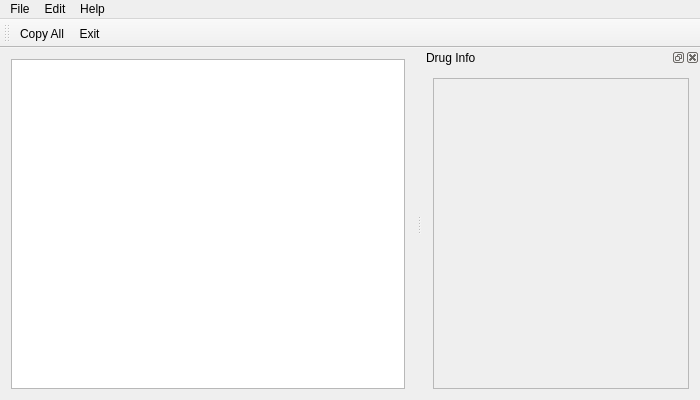
<?xml version="1.0" encoding="UTF-8"?>
<ui version="4.0">
 <class>MainWindow</class>
 <widget class="QMainWindow" name="MainWindow">
  <property name="geometry">
   <rect>
    <x>0</x>
    <y>0</y>
    <width>700</width>
    <height>400</height>
   </rect>
  </property>
  <property name="windowTitle">
   <string>QDrugList</string>
  </property>
  <property name="windowIcon">
   <iconset resource="images.qrc">
    <normaloff>:/images/logo.png</normaloff>:/images/logo.png</iconset>
  </property>
  <property name="toolButtonStyle">
   <enum>Qt::ToolButtonTextUnderIcon</enum>
  </property>
  <widget class="QWidget" name="centralWidget">
   <layout class="QVBoxLayout" name="verticalLayout_3">
    <item>
     <layout class="QVBoxLayout" name="verticalLayout">
      <item>
       <widget class="DrugInputEdit" name="drugListInput"/>
      </item>
     </layout>
    </item>
   </layout>
  </widget>
  <widget class="QMenuBar" name="menuBar">
   <property name="geometry">
    <rect>
     <x>0</x>
     <y>0</y>
     <width>700</width>
     <height>20</height>
    </rect>
   </property>
   <widget class="QMenu" name="menuFile">
    <property name="title">
     <string>File</string>
    </property>
    <addaction name="actionExit"/>
   </widget>
   <widget class="QMenu" name="menuHelp">
    <property name="title">
     <string>Help</string>
    </property>
    <addaction name="actionAbout"/>
   </widget>
   <widget class="QMenu" name="menuEdit">
    <property name="title">
     <string>Edit</string>
    </property>
    <addaction name="actionCopy_All"/>
   </widget>
   <addaction name="menuFile"/>
   <addaction name="menuEdit"/>
   <addaction name="menuHelp"/>
  </widget>
  <widget class="QDockWidget" name="dockWidget">
   <property name="floating">
    <bool>false</bool>
   </property>
   <property name="windowTitle">
    <string>Drug Info</string>
   </property>
   <attribute name="dockWidgetArea">
    <number>2</number>
   </attribute>
   <widget class="QWidget" name="dockWidgetContents">
    <layout class="QVBoxLayout" name="verticalLayout_2">
     <item>
      <widget class="QTextEdit" name="drugInfoBox">
       <property name="enabled">
        <bool>false</bool>
       </property>
       <property name="readOnly">
        <bool>true</bool>
       </property>
       <property name="html">
        <string>&lt;!DOCTYPE HTML PUBLIC &quot;-//W3C//DTD HTML 4.0//EN&quot; &quot;http://www.w3.org/TR/REC-html40/strict.dtd&quot;&gt;
&lt;html&gt;&lt;head&gt;&lt;meta name=&quot;qrichtext&quot; content=&quot;1&quot; /&gt;&lt;style type=&quot;text/css&quot;&gt;
p, li { white-space: pre-wrap; }
&lt;/style&gt;&lt;/head&gt;&lt;body style=&quot; font-family:'Sans Serif'; font-size:10pt; font-weight:400; font-style:normal;&quot;&gt;
&lt;p style=&quot;-qt-paragraph-type:empty; margin-top:0px; margin-bottom:0px; margin-left:0px; margin-right:0px; -qt-block-indent:0; text-indent:0px;&quot;&gt;&lt;br /&gt;&lt;/p&gt;&lt;/body&gt;&lt;/html&gt;</string>
       </property>
      </widget>
     </item>
    </layout>
   </widget>
  </widget>
  <widget class="QToolBar" name="toolBar">
   <property name="windowTitle">
    <string>toolBar</string>
   </property>
   <attribute name="toolBarArea">
    <enum>TopToolBarArea</enum>
   </attribute>
   <attribute name="toolBarBreak">
    <bool>false</bool>
   </attribute>
   <addaction name="actionCopy_All"/>
   <addaction name="actionExit"/>
  </widget>
  <action name="actionAbout">
   <property name="icon">
    <iconset theme="system-help">
     <normaloff/>
    </iconset>
   </property>
   <property name="text">
    <string>About</string>
   </property>
   <property name="shortcut">
    <string>F1</string>
   </property>
  </action>
  <action name="actionExit">
   <property name="icon">
    <iconset theme="application-exit">
     <normaloff/>
    </iconset>
   </property>
   <property name="text">
    <string>Exit</string>
   </property>
   <property name="shortcut">
    <string>Ctrl+Q</string>
   </property>
  </action>
  <action name="actionCopy">
   <property name="icon">
    <iconset theme="edit-copy">
     <normaloff/>
    </iconset>
   </property>
   <property name="text">
    <string>Copy</string>
   </property>
  </action>
  <action name="actionCopy_All">
   <property name="icon">
    <iconset theme="edit-copy">
     <normaloff/>
    </iconset>
   </property>
   <property name="text">
    <string>Copy All</string>
   </property>
   <property name="shortcut">
    <string>Ctrl+C</string>
   </property>
  </action>
  <action name="actionPaste">
   <property name="icon">
    <iconset theme="edit-paste">
     <normaloff/>
    </iconset>
   </property>
   <property name="text">
    <string>Paste</string>
   </property>
   <property name="shortcut">
    <string>Ctrl+V</string>
   </property>
  </action>
 </widget>
 <layoutdefault spacing="6" margin="11"/>
 <customwidgets>
  <customwidget>
   <class>DrugInputEdit</class>
   <extends>QTextEdit</extends>
   <header>druginputedit.h</header>
  </customwidget>
 </customwidgets>
 <resources>
  <include location="images.qrc"/>
 </resources>
 <connections>
  <connection>
   <sender>actionExit</sender>
   <signal>triggered()</signal>
   <receiver>MainWindow</receiver>
   <slot>close()</slot>
   <hints>
    <hint type="sourcelabel">
     <x>-1</x>
     <y>-1</y>
    </hint>
    <hint type="destinationlabel">
     <x>277</x>
     <y>196</y>
    </hint>
   </hints>
  </connection>
 </connections>
</ui>
